Frame 1 (no input): blank canvas, image omitted
Frame 60 (the mouse pressed at the canvas centre just before this capture): blank canvas, image omitted
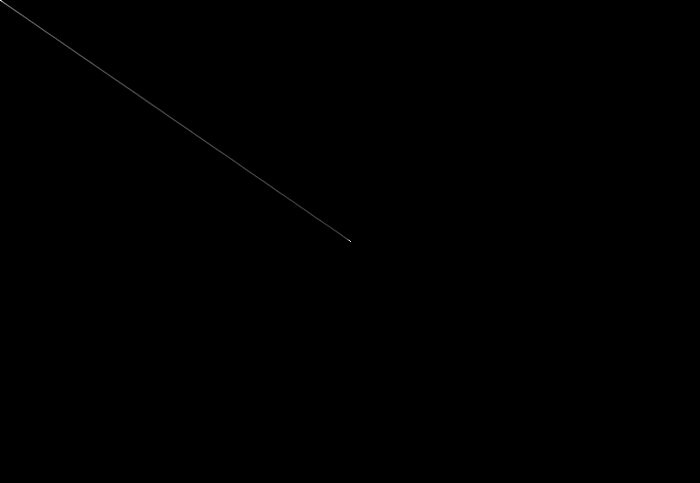
Frame 120 (the mouse held since frame 60 and released just before this capture)

The Processing sketch whose frames 1 and 60 were blank and that drew this single picture after the mouse press (run headless with seeded random() and noise(); from frame 60 on, the mouse is pressed at the canvas centre):

// Processing sketch: processing_35425
// ── processing_35425.pde

float[][] a=new float[40][2];
boolean amLooping;
boolean testNoLoopRedraw = false;
void setup() {
   size(700,483); 
   background(0);
}

void draw(){
  a[0][0]=mouseX;
  a[0][1]=mouseY;

  for(int i=1;i<40;i++) {
    stroke(255,9);
    line(a[i][0],a[i][1],a[i][0]+=(a[i-1][0]-a[i][0])/i,a[i][1]+=(a[i-1][1]-a[i][1])/i);
  }

}

void mousePressed() {
 save("webe.tif");
}
